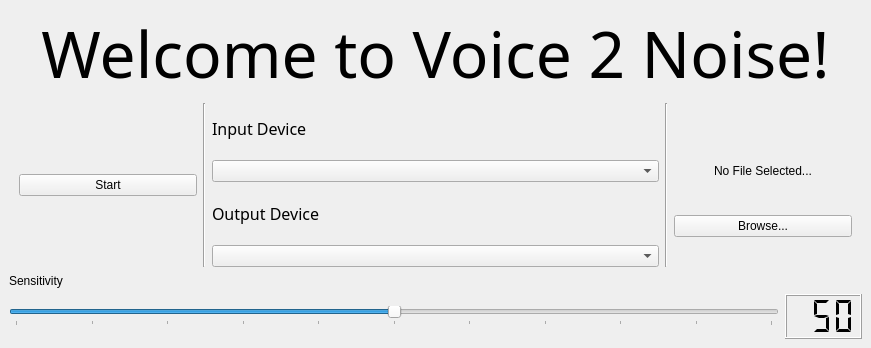
<?xml version="1.0" encoding="UTF-8"?>
<ui version="4.0">
 <class>MainWindow</class>
 <widget class="QMainWindow" name="MainWindow">
  <property name="geometry">
   <rect>
    <x>0</x>
    <y>0</y>
    <width>871</width>
    <height>348</height>
   </rect>
  </property>
  <property name="sizePolicy">
   <sizepolicy hsizetype="Fixed" vsizetype="Fixed">
    <horstretch>0</horstretch>
    <verstretch>0</verstretch>
   </sizepolicy>
  </property>
  <property name="windowTitle">
   <string>MainWindow</string>
  </property>
  <widget class="QWidget" name="centralwidget">
   <layout class="QVBoxLayout" name="verticalLayout" stretch="1,5,2">
    <item>
     <widget class="QLabel" name="titleLabel">
      <property name="font">
       <font>
        <family>Impact</family>
        <pointsize>48</pointsize>
       </font>
      </property>
      <property name="text">
       <string>Welcome to Voice 2 Noise!</string>
      </property>
      <property name="alignment">
       <set>Qt::AlignmentFlag::AlignCenter</set>
      </property>
     </widget>
    </item>
    <item>
     <layout class="QHBoxLayout" name="horizontalLayout" stretch="2,2,5,2,2">
      <property name="leftMargin">
       <number>10</number>
      </property>
      <property name="rightMargin">
       <number>10</number>
      </property>
      <item>
       <widget class="QPushButton" name="StartStopButton">
        <property name="layoutDirection">
         <enum>Qt::LayoutDirection::LeftToRight</enum>
        </property>
        <property name="text">
         <string>Start</string>
        </property>
       </widget>
      </item>
      <item>
       <widget class="Line" name="line">
        <property name="orientation">
         <enum>Qt::Orientation::Vertical</enum>
        </property>
       </widget>
      </item>
      <item>
       <layout class="QVBoxLayout" name="IOPickLayout">
        <item>
         <widget class="QLabel" name="label_2">
          <property name="font">
           <font>
            <family>Impact</family>
            <pointsize>12</pointsize>
           </font>
          </property>
          <property name="text">
           <string>Input Device</string>
          </property>
         </widget>
        </item>
        <item>
         <widget class="QComboBox" name="inputBox">
          <property name="currentText">
           <string/>
          </property>
          <property name="insertPolicy">
           <enum>QComboBox::InsertPolicy::InsertAtTop</enum>
          </property>
          <property name="sizeAdjustPolicy">
           <enum>QComboBox::SizeAdjustPolicy::AdjustToContents</enum>
          </property>
          <property name="placeholderText">
           <string>Select a Device...</string>
          </property>
          <property name="frame">
           <bool>true</bool>
          </property>
         </widget>
        </item>
        <item>
         <widget class="QLabel" name="label_3">
          <property name="font">
           <font>
            <family>Impact</family>
            <pointsize>12</pointsize>
           </font>
          </property>
          <property name="text">
           <string>Output Device</string>
          </property>
         </widget>
        </item>
        <item>
         <widget class="QComboBox" name="outputBox">
          <property name="insertPolicy">
           <enum>QComboBox::InsertPolicy::InsertAtTop</enum>
          </property>
          <property name="sizeAdjustPolicy">
           <enum>QComboBox::SizeAdjustPolicy::AdjustToContents</enum>
          </property>
          <property name="placeholderText">
           <string>Select a Device...</string>
          </property>
         </widget>
        </item>
       </layout>
      </item>
      <item>
       <widget class="Line" name="line_2">
        <property name="orientation">
         <enum>Qt::Orientation::Vertical</enum>
        </property>
       </widget>
      </item>
      <item>
       <layout class="QVBoxLayout" name="fileBrowseLayout" stretch="1,1">
        <property name="topMargin">
         <number>30</number>
        </property>
        <property name="bottomMargin">
         <number>30</number>
        </property>
        <item>
         <widget class="QLabel" name="fileName">
          <property name="text">
           <string>No File Selected...</string>
          </property>
          <property name="alignment">
           <set>Qt::AlignmentFlag::AlignCenter</set>
          </property>
         </widget>
        </item>
        <item>
         <widget class="QPushButton" name="fileBrowseButton">
          <property name="acceptDrops">
           <bool>false</bool>
          </property>
          <property name="text">
           <string>Browse...</string>
          </property>
         </widget>
        </item>
       </layout>
      </item>
     </layout>
    </item>
    <item>
     <layout class="QVBoxLayout" name="sliderLayout" stretch="1,3">
      <item>
       <widget class="QLabel" name="sensiLabel">
        <property name="text">
         <string>Sensitivity</string>
        </property>
       </widget>
      </item>
      <item>
       <layout class="QHBoxLayout" name="sensitivity" stretch="10,1">
        <item>
         <widget class="QSlider" name="sensitivitySlider">
          <property name="baseSize">
           <size>
            <width>0</width>
            <height>0</height>
           </size>
          </property>
          <property name="maximum">
           <number>100</number>
          </property>
          <property name="value">
           <number>50</number>
          </property>
          <property name="orientation">
           <enum>Qt::Orientation::Horizontal</enum>
          </property>
          <property name="invertedAppearance">
           <bool>false</bool>
          </property>
          <property name="invertedControls">
           <bool>false</bool>
          </property>
          <property name="tickPosition">
           <enum>QSlider::TickPosition::TicksBelow</enum>
          </property>
          <property name="tickInterval">
           <number>10</number>
          </property>
         </widget>
        </item>
        <item>
         <widget class="QLCDNumber" name="sensitivityLCD">
          <property name="smallDecimalPoint">
           <bool>true</bool>
          </property>
          <property name="digitCount">
           <number>3</number>
          </property>
          <property name="segmentStyle">
           <enum>QLCDNumber::SegmentStyle::Flat</enum>
          </property>
          <property name="value" stdset="0">
           <double>50.000000000000000</double>
          </property>
          <property name="intValue" stdset="0">
           <number>50</number>
          </property>
         </widget>
        </item>
       </layout>
      </item>
     </layout>
    </item>
   </layout>
  </widget>
 </widget>
 <resources/>
 <connections/>
</ui>
